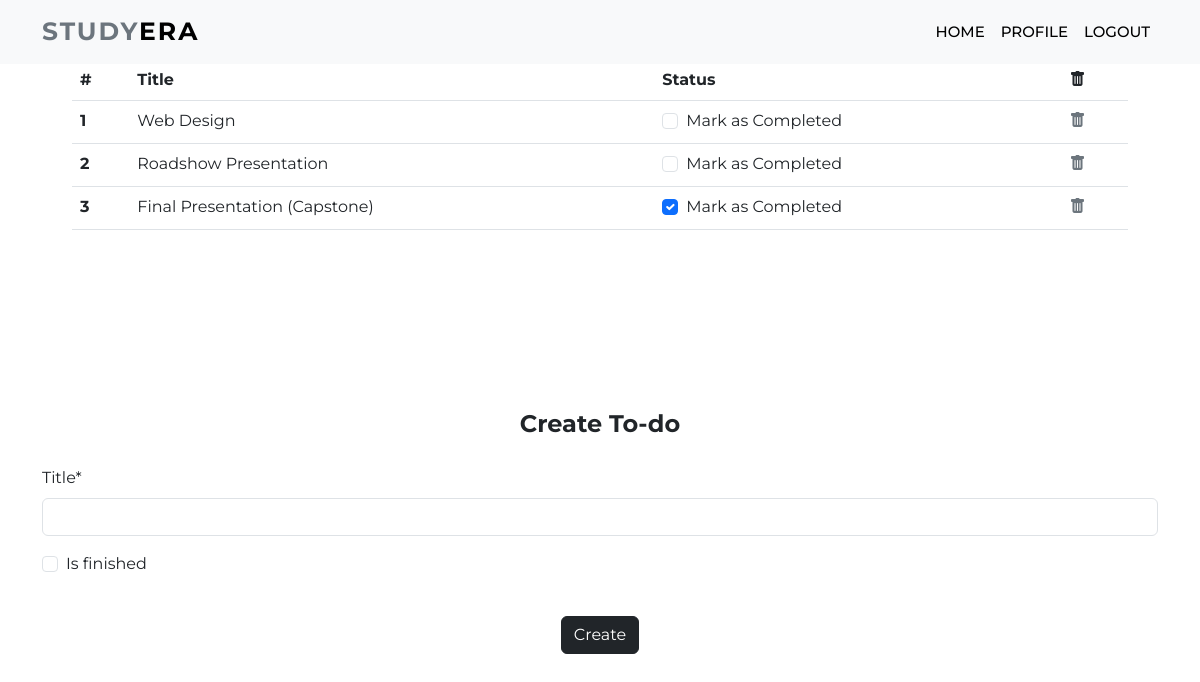
The app's page /todo (signed in) with its own data.
### dashboard/models.py (models this page shows, shortened)
class Todo(models.Model):
    user = models.ForeignKey(User,on_delete=models.CASCADE)
    title = models.CharField(max_length=100)
    is_finished = models.BooleanField(default=False)

### dashboard/views.py (the view)
# urls.py: path('todo',views.todo,name="todo"),
def todo(request):
    if request.method == 'POST':
        form = TodoForm(request.POST)
        if form.is_valid():
            try:
                finished = request.POST['is_finished']
                if finished == 'on':
                    finished = True
                else:
                    finished = False
            except:
                finished = False
            todos = Todo(
                user = request.user,
                title = request.POST['title'],
                is_finished = finished
            )
            todos.save()
    else:
        form = TodoForm()
    todo = Todo.objects.filter(user=request.user)
    if len(todo) == 0:
        todos_done = True
    else:
        todos_done = False
    context = {
        'todos':todo,
        'form':form,
        'todos_done':todos_done
    }
    return render(request,"dashboard/todo.html",context)

### dashboard/forms.py
class TodoForm(forms.ModelForm):
    class Meta:
        model = Todo
        fields = ['title','is_finished']

### dashboard/templates/dashboard/todo.html (shortened to what this page needs)
    {% extends 'dashboard/home.html' %}
    {% load static %}
    {% load crispy_forms_tags %}
    {% block content %}
	<nav class="navbar navbar-expand-lg navbar-light bg-light fixed-top">
		<div class="container">
			<a class="navbar-brand" href="{% url 'home' %}"><span class="text-secondary">STUDY</span>ERA</a>
			<div class="collapse navbar-collapse" id="navbarSupportedContent">
				<ul class="navbar-nav ms-auto mb-2 mb-lg-0">
					<li class="nav-item">
						<a class="nav-link" href="{% url 'home' %}">Home</a>
					</li>
                    <li class="nav-item">
						<a class="nav-link" href="{% url 'profile' %}">Profile</a>
					</li>
                    <li class="nav-item">
						<a class="nav-link" href="{% url 'homepage' %}">Logout</a>
					</li>
				</ul>
			</div>
		</div>
	</nav>
    <section style="padding: 5%">
        <div class="container">
            {% if not todos_done %}
            <table class="table">
                <thead>
                  <tr>
                    <th scope="col">#</th>
                    <th scope="col">Title</th>
                    <th scope="col">Status</th>
                    <th scope="col"><i class="bi bi-trash-fill"></i></th>
                  </tr>
                </thead>
                <tbody>
                    {% for todo in todos %}
                    <tr>
                        <th scope="row">{{forloop.counter}}</th>
                        <td>{{todo.title}}</td>
                        <td>
                            <a href="{% url 'update-todo' todo.id %}">
                                <div class="form-check">
                                    {% if todo.is_finished == True %}
                                    <input class="form-check-input" type="checkbox" value="" checked>
                                    {% else %}
                                    <input class="form-check-input" type="checkbox" value="">
                                    {% endif %}
                                    <label class="form-check-label text-dark" for="flexCheckDefault">
                                        Mark as Completed
                                    </label>
                                </div>
                            </a>
                        </td>
                        <td><a class="link-secondary" href="{% url 'delete-todo' todo.id %}">
                            <i class="bi bi-trash-fill"></i></a></td>
                    </tr>
                    {% endfor %}
                </tbody>
              </table>
              {% else %}
              <h5 class="text-center">All To-Do-Tasks are completed.</h5>
            {% endif %}
            </div>
    </section>
	<section class="services section-padding" id="services">
		<div class="container">
			<form method="POST">
                <fieldset class="form-group">
                    <legend class="mb-4 text-center"><strong>Create To-do</strong></legend>
                {{form|crispy}}
                </fieldset>
                <div class="form-group text-center">
                    <br><button href="" class="btn btn-dark" type="submit">
                        Create
                    </button>
                </div>
            </form>
		</div>
	</section>
    {% endblock content %}

### static/css/style.css (style rules this page uses)
* { font-family: 'Montserrat', sans-serif; }
.section-padding { padding: 100px 0; }
.navbar-nav a { font-size: 15px; text-transform: uppercase; font-weight: 500; }
.navbar-light .navbar-brand { color: #000; font-size: 25px; text-transform: uppercase; font-weight: bold; letter-spacing: 2px; }
.navbar-light .navbar-nav .nav-link { color: #000; }

### records on screen
Todo: title "Web Design"
Todo: title "Roadshow Presentation"
Todo: title "Final Presentation (Capstone)"
